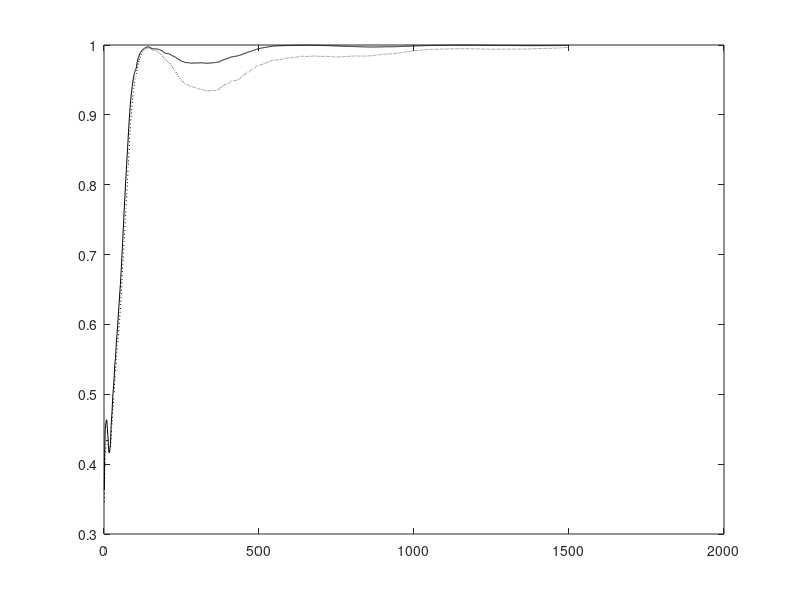

Write the MATLAB code that produced this figure. (Note: this script raises an error after producing the figure.)
% This code is written to support the experiments in the book titled:
% Adaptive Machine Learning Algorithms with Python
% by
% Chanchal Chatterjee
% December 2021
% PF - Comparison of Adaptive GEVD Homogeneous, Deflated, Weighted

function GEVDPF;

clear all; 
close all; 

% Number of samples N and dimension D
nSamples = 500;
nDim = 10;
nEA = 4;
nEpochs = 3;
randn('state',0);

% Generate the covX random matrices
covX = 3*...
[ 0.4270   0.0110  -0.0050  -0.0250   0.0890  -0.0790  -0.0190   0.0740   0.0890   0.0050 ; ...
  0.0110   5.6900  -0.0690  -0.2820  -0.7310   0.0900  -0.1240   0.1000   0.4320  -0.1030 ; ...
 -0.0050  -0.0690   0.0800   0.0980   0.0450  -0.0410   0.0230   0.0220  -0.0350   0.0120 ; ...
 -0.0250  -0.2820   0.0980   2.8000  -0.1070   0.1500  -0.1930   0.0950  -0.2260   0.0460 ; ...
  0.0890  -0.7310   0.0450  -0.1070   3.4400   0.2530   0.2510   0.3160   0.0390  -0.0100 ; ...
 -0.0790   0.0900  -0.0410   0.1500   0.2530   2.2700  -0.1800   0.2950  -0.0390  -0.1130 ; ...
 -0.0190  -0.1240   0.0230  -0.1930   0.2510  -0.1800   0.3270   0.0270   0.0260  -0.0160 ; ...
  0.0740   0.1000   0.0220   0.0950   0.3160   0.2950   0.0270   0.7270  -0.0960  -0.0170 ; ...
  0.0890   0.4320  -0.0350  -0.2260   0.0390  -0.0390   0.0260  -0.0960   0.7150  -0.0090 ; ...
  0.0050  -0.1030   0.0120   0.0460  -0.0100  -0.1130  -0.0160  -0.0170  -0.0090   0.0650 ];

covY = 2*...
[ 0.3350   0.0260  -0.0510  -0.0120   0.0790   0.0170   0.0290   0.0080   0.0770  -0.0300 ; ...
  0.0260   0.0910   0.0110  -0.0100   0.0060  -0.0140  -0.0020  -0.0230   0.0110   0.0350 ; ...
 -0.0510   0.0110   0.0780   0.0000   0.0160   0.0030   0.0300  -0.0350  -0.0030  -0.0490 ; ...
 -0.0120  -0.0100   0.0000   0.0820  -0.0030  -0.0260  -0.0250  -0.0290  -0.0150   0.0250 ; ...
  0.0790   0.0060   0.0160  -0.0030   0.7970   0.1940  -0.0370  -0.0230   0.0590  -0.1450 ; ...
  0.0170  -0.0140   0.0030  -0.0260   0.1940   1.5000   0.0140  -0.1040   0.1140  -0.2290 ; ...
  0.0290  -0.0020   0.0300  -0.0250  -0.0370   0.0140   0.2770  -0.0300  -0.0770  -0.0510 ; ...
  0.0080  -0.0230  -0.0350  -0.0290  -0.0230  -0.1040  -0.0300   0.3170   0.0220   0.0100 ; ...
  0.0770   0.0110  -0.0030  -0.0150   0.0590   0.1140  -0.0770   0.0220   0.5380   0.0340 ; ...
 -0.0300   0.0350  -0.0490   0.0250  -0.1450  -0.2290  -0.0510   0.0100   0.0340   0.6680 ];
    
% Compute X samples
[V1,D1] = eig(covX);
[d,in] = sort(diag(D1));
V = zeros(nDim,nDim);
D = zeros(nDim,nDim);
for i = 1 : nDim
   V(:,i) = V1(:,in(nDim+1-i));
   D(i,i) = D1(in(nDim+1-i),in(nDim+1-i));
end
x(1:nDim,1:nSamples) = V*sqrt(D)*randn(nDim,nSamples);

% Compute Y samples
[V1,D1] = eig(covY);
[d,in] = sort(diag(D1));
V = zeros(nDim,nDim);
D = zeros(nDim,nDim);
for i = 1 : nDim
    V(:,i) = V1(:,in(nDim+1-i));
    D(i,i) = D1(in(nDim+1-i),in(nDim+1-i));
end
y(1:nDim,1:nSamples) = V*sqrt(D)*randn(nDim,nSamples);

% Compute Corrl matrix and eigen values for X samples
corX = zeros(nDim,nDim);
for i = 1 : nSamples
   corX = corX + (x(:,i) * x(:,i)' / nSamples);
end
[V1,D1] = eig(corX);
[d,in] = sort(diag(D1));
DX = zeros(nDim,nDim);
for i = 1 : nDim
    DX(i,i) = D1(in(nDim+1-i),in(nDim+1-i));
end
diag(DX)'

% Compute Corrl matrix and eigen values for Y samples
corY = zeros(nDim,nDim);
for i = 1 : nSamples
    corY = corY + y(:,i)*y(:,i)'/nSamples;
end
[V1,D1] = eig(corY);
[d,in] = sort(diag(D1));
DY = zeros(nDim,nDim);
for i = 1 : nDim
    DY(i,i) = D1(in(nDim+1-i),in(nDim+1-i));
end
diag(DY)'

% Compute true Generalized Eigenvectors
[V1,D1] = eig(corX, corY);
[d,in] = sort(diag(D1));
V = zeros(nDim,nDim);
D = zeros(nDim,nDim);
for i = 1 : nDim
    V(:,i) = V1(:,in(nDim+1-i)) / norm(V1(:,in(nDim+1-i)));
    D(i,i) = D1(in(nDim+1-i), in(nDim+1-i));
end
V(:,1:nEA)
diag(D)'

% Adaptive algorithm
A = zeros(nDim,nDim);
B = zeros(nDim,nDim);
W1 = 0.1 * ones(nDim,nEA);
W2 = W1;
W3 = W1;
C  = diag([2.6 2.3 2.0 1.7])%2.3-0.4*[1:nEA])
Ip  = eye(nEA,nEA);
mu = 2;
for epoch = 1 : nEpochs
    for iter = 1 : nSamples
        
        cnt = nSamples*(epoch-1) + iter;
      
        A = A + (1.0/cnt)*((x(:,iter) * x(:,iter)') - A);
        B = B + (1.0/cnt)*((y(:,iter) * y(:,iter)') - B);
        etat1 = 1.0/(140 + cnt);
        etat2 = 1.0/(500 + cnt);
      
        % Homogeneous Gradient Descent
        %W1 = W1 + etat*(A*W1 - B*W1*(W1'*A*W1));
      
        % Deflated Gradient Descent
        W2 = W2 + etat1*(A*W2 - mu*B*W2*triu(W2'*B*W2 - Ip));
      
        % Weighted Gradient Descent
        W3 = W3 + etat2*(A*W3*C - mu*B*W3*C*(W3'*B*W3 - Ip));
      
        for i = 1 : nEA      
      	    %u1 = W1(:,i)/sqrt(W1(:,i)' * B * W1(:,i));
      	    u2 = W2(:,i)/sqrt(W2(:,i)' * W2(:,i));
      	    u3 = W3(:,i)/sqrt(W3(:,i)' * W3(:,i));
      	    %cos_t1(i,cnt) = abs(u1' * V(:,i));
            cos_t2(i,cnt) = abs(u2' * V(:,i));
            cos_t3(i,cnt) = abs(u3' * V(:,i));
        end
        ind(cnt) = cnt;
    end
end

if (1)

W2byNorm = W2*sqrt(inv(diag(diag(W2'*B*W2))))
V1to4 = V(:,1:nEA)
W3byNorm = W3*sqrt(inv(diag(diag(W3'*B*W3))))
V1to4 = V(:,1:nEA)

W2BW2 = (W2'*B*W2)
W3BW3 = (W3'*B*W3)

EstL2 = (diag(W2'*A*W2) ./ diag(W2'*B*W2))'
EstL3 = (diag(W3'*A*W3) ./ diag(W3'*B*W3))'
ActL  = diag(D(:,1:nEA))'

% Plot the convergence results

figure(1);
plot(ind,cos_t2(1,:),'k-'); hold on;
plot(ind,cos_t3(1,:),'k:'); hold on;
plot(0,1,'k:'); hold on;
legend('Deflated','Weighted',0);
xlabel('Number of Samples');
ylabel('Direction Cosine - Component 1');
hold off;

% Plot the convergence results
figure(2);
plot(ind,cos_t2(2,:),'k-'); hold on;
plot(ind,cos_t3(2,:),'k:'); hold on;
plot(0,1,'k:'); hold on;
legend('Deflated','Weighted',0);
xlabel('Number of Samples');
ylabel('Direction Cosine - Component 2');
hold off;

% Plot the convergence results
figure(3);
plot(ind,cos_t2(3,:),'k-'); hold on;
plot(ind,cos_t3(3,:),'k:'); hold on;
plot(0,1,'k:'); hold on;
legend('Deflated','Weighted',0);
xlabel('Number of Samples');
ylabel('Direction Cosine - Component 3');
hold off;

% Plot the convergence results
figure(4);
plot(ind,cos_t2(4,:),'k-'); hold on;
plot(ind,cos_t3(4,:),'k:'); hold on;
plot(0,1,'k:'); hold on;
legend('Deflated','Weighted',0);
xlabel('Number of Samples');
ylabel('Direction Cosine - Component 4');
hold off;

else

W1byNorm = W1*sqrt(inv(diag(diag(W1'*B*W1))))
V1to4 = V(:,1:nEA)
W2byNorm = W2*sqrt(inv(diag(diag(W2'*B*W2))))
V1to4 = V(:,1:nEA)
W3byNorm = W3*sqrt(inv(diag(diag(W3'*B*W3))))
V1to4 = V(:,1:nEA)

W1W1 = (W1'*B*W1)
W2W2 = (W2'*B*W2)
W3W3 = (W3'*B*W3)

EstL1 = (diag(W1'*A*W1) ./ diag(W1'*B*W1))'
EstL2 = (diag(W2'*A*W2) ./ diag(W2'*B*W2))'
EstL3 = (diag(W3'*A*W3) ./ diag(W3'*B*W3))'
ActL  = diag(D(:,1:nEA))'

% Plot the convergence results
figure(1);
plot(ind,cos_t1(1,:),'r:'); hold on;
plot(ind,cos_t2(1,:),'g-'); hold on;
plot(ind,cos_t3(1,:),'b--'); hold on;
legend('Symmetric','Deflated','Weighted',0);
xlabel('Number of Samples');
ylabel('Direction Cosine - Component 1');
hold off;

% Plot the convergence results
figure(2);
plot(ind,cos_t1(2,:),'r:'); hold on;
plot(ind,cos_t2(2,:),'g-'); hold on;
plot(ind,cos_t3(2,:),'b--'); hold on;
legend('Symmetric','Deflated','Weighted',0);
xlabel('Number of Samples');
ylabel('Direction Cosine - Component 2');
hold off;

% Plot the convergence results
figure(3);
plot(ind,cos_t1(3,:),'r:'); hold on;
plot(ind,cos_t2(3,:),'g-'); hold on;
plot(ind,cos_t3(3,:),'b--'); hold on;
legend('Symmetric','Deflated','Weighted',0);
xlabel('Number of Samples');
ylabel('Direction Cosine - Component 3');
hold off;

% Plot the convergence results
figure(4);
plot(ind,cos_t1(4,:),'r:'); hold on;
plot(ind,cos_t2(4,:),'g-'); hold on;
plot(ind,cos_t3(4,:),'b--'); hold on;
legend('Symmetric','Deflated','Weighted',0);
xlabel('Number of Samples');
ylabel('Direction Cosine - Component 4');
hold off;

end

%keyboard




  
